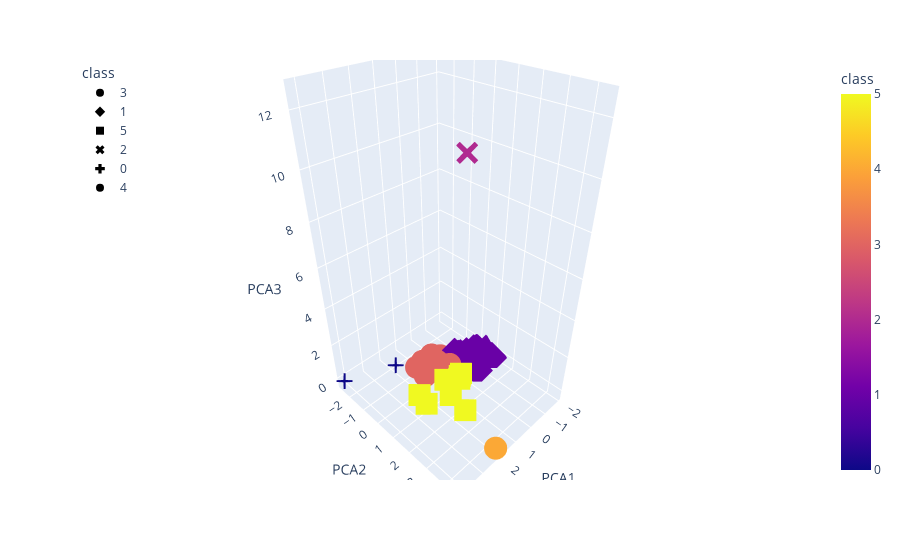

This figure's notebook cell:
### Markdown cell above
### Visualization

### Code cell
# Create a 3D-Scatter with the PCA data and the clusters
fig = px.scatter_3d(
    coin_class,
    x="PCA1",
    y="PCA2",
    z="PCA3",
    hover_name='name',
    hover_data= ['p_change_30d', 'p_change_60d', 'p_change_200d', 'p_change_1y', 'market_cap_usd'],
    color="class",
    symbol="class",
)
fig.update_layout(legend=dict(x=0, y=1))
fig.show()

### Figure 1 — Plotly figure (JSON) as saved in the notebook; plotly's stock layout.template omitted (floating-point values rounded to 4 significant figures; data arrays with more than 128 entries replaced by an {"elided": "..."} marker saying what was removed)
{"data": [{"customdata": {"elided": "32x5 float values"}, "hovertemplate": "<b>%{hovertext}</b><br><br>class=%{marker.color}<br>PCA1=%{x}<br>PCA2=%{y}<br>PCA3=%{z}<br>p_change_30d=%{customdata[0]}<br>p_change_60d=%{customdata[1]}<br>p_change_200d=%{customdata[2]}<br>p_change_1y=%{customdata[3]}<br>market_cap_usd=%{customdata[4]}<extra></extra>", "hovertext": ["Bitcoin", "Tether", "XRP", "Binance USD", "Crypto.com Coin", "TerraUSD", "Dai", "Litecoin", "TRON", "FTX Token", "Lido Staked Ether", "Decentraland", "Hedera", "Ethereum Classic", "Elrond", "Theta Network", "ECOMI", "cETH", "cDAI", "Frax", "cUSDC", "Flow", "Maker", "Huobi BTC", "NEO", "KuCoin Token", "Huobi Token", "TrueUSD", "Celsius Network", "NEXO", "Synthetix Network Token", "NEM"], "legendgroup": "3", "marker": {"color": [3, 3, 3, 3, 3, 3, 3, 3, 3, 3, 3, 3, 3, 3, 3, 3, 3, 3, 3, 3, 3, 3, 3, 3, 3, 3, 3, 3, 3, 3, 3, 3], "coloraxis": "coloraxis", "symbol": "circle"}, "mode": "markers", "name": "3", "scene": "scene", "showlegend": true, "type": "scatter3d", "x": [0.5193, 0.5647, 0.9182, 0.5656, 0.8537, 0.5642, 0.5557, -0.1287, -0.0658, 1.329, -0.1653, 1.402, 0.379, 0.382, -0.06689, 0.2475, 0.1169, -0.1838, 0.5761, 0.5178, 0.5751, 0.03498, 0.02364, 0.4322, 0.3935, 0.4864, 0.5244, 0.5555, 0.5029, 0.1407, 0.3225, 0.141], "y": [-0.8076, -0.7912, -0.9949, -0.7946, -0.3057, -0.7926, -0.7882, -0.4022, -0.5014, -0.962, -0.385, -0.2973, -0.5539, -0.8284, -0.2919, -0.6666, -0.01039, -0.3791, -0.7949, -0.7626, -0.7935, -0.741, -0.5831, -0.7532, -0.8077, -0.4711, -0.7856, -0.7873, -0.9939, -0.4676, -0.7202, -0.6776], "z": [0.1646, -0.169, -0.09304, -0.1815, -0.122, -0.1728, -0.1761, -0.1659, -0.1782, -0.1656, -0.182, -0.1648, -0.1761, -0.1626, -0.1691, -0.1754, -0.1674, -0.177, -0.1747, -0.1831, -0.1753, -0.1797, -0.1771, -0.1543, -0.1671, -0.1337, -0.1543, -0.1835, -0.1765, -0.1778, -0.1782, -0.1725]}, {"customdata": {"elided": "35x5 float values"}, "hovertemplate": "<b>%{hovertext}</b><br><br>class=%{marker.color}<br>PCA1=%{x}<br>PCA2=%{y}<br>PCA3=%{z}<br>p_change_30d=%{customdata[0]}<br>p_change_60d=%{customdata[1]}<br>p_change_200d=%{customdata[2]}<br>p_change_1y=%{customdata[3]}<br>market_cap_usd=%{customdata[4]}<extra></extra>", "hovertext": ["BNB", "Cardano", "Solana", "Terra", "Polkadot", "Polygon", "Chainlink", "Algorand", "Bitcoin Cash", "Stellar", "Uniswap", "Axie Infinity", "VeChain", "Filecoin", "The Graph", "Helium", "IOTA", "Aave", "Harmony", "BitTorrent [OLD]", "Enjin Coin", "Quant", "Arweave", "Stacks", "Kusama", "Zcash", "Amp", "THORChain", "Basic Attention Token", "Celo", "Curve DAO Token", "Loopring", "Chiliz", "Dash", "Waves"], "legendgroup": "1", "marker": {"color": [1, 1, 1, 1, 1, 1, 1, 1, 1, 1, 1, 1, 1, 1, 1, 1, 1, 1, 1, 1, 1, 1, 1, 1, 1, 1, 1, 1, 1, 1, 1, 1, 1, 1, 1], "coloraxis": "coloraxis", "symbol": "diamond"}, "mode": "markers", "name": "1", "scene": "scene", "showlegend": true, "type": "scatter3d", "x": [-0.3873, -0.5111, -1.45, -0.5197, -0.9877, -0.5454, -0.7868, -1.277, -0.5247, -0.4289, -1.496, -0.9715, -0.9897, -1.513, -0.5707, -0.6045, -0.6578, -0.7027, -0.9649, -1.92, -0.5545, -0.9736, -0.9605, -1.143, -1.837, -0.3733, -1.397, -1.336, -0.8782, -1.323, -1.48, -1.633, -0.6218, -0.702, -1.54], "y": [-0.1778, -0.1077, 0.8959, 1.161, 0.2528, 0.1294, 0.1501, 0.3623, -0.3165, -0.2575, 0.3884, 0.1905, 0.02533, 0.1923, -0.1776, 0.133, -0.03858, 0.008073, 0.8387, 0.5549, 0.02103, 0.06525, 0.6824, 0.2862, 0.5885, -0.2513, 0.1203, 0.2509, 0.0987, 0.4993, 0.727, 1.077, -0.1294, -0.09737, 0.2375], "z": [0.08673, -0.1331, -0.1314, -0.1709, -0.1448, -0.1434, -0.1576, -0.1742, -0.1586, -0.1537, -0.1557, -0.1556, -0.1584, -0.1798, -0.1769, -0.1767, -0.1716, -0.1704, -0.1715, -0.1576, -0.1671, -0.1814, -0.1825, -0.1805, -0.1772, -0.181, -0.1804, -0.1796, -0.1736, -0.1799, -0.1759, -0.1756, -0.1708, -0.1697, -0.1759]}, {"customdata": [[3.625, -14.32, 638.7, 151.9, 23513140117], [-43.18, 35.42, 389.8, 187.6, 7271491454], [-36.69, 47.96, 725.3, 1097.0, 5300297896], [-12.26, -13.78, 555.1, 1704.0, 4670427937], [3.961, -24.58, 1479.0, 2405.0, 2579207428], [-27.74, 72.8, 769.1, 225.8, 1656181430], [-39.59, 23.93, 306.5, 219.3, 1101803382], [-24.86, 73.85, 532.8, 194.1, 1093429921]], "hovertemplate": "<b>%{hovertext}</b><br><br>class=%{marker.color}<br>PCA1=%{x}<br>PCA2=%{y}<br>PCA3=%{z}<br>p_change_30d=%{customdata[0]}<br>p_change_60d=%{customdata[1]}<br>p_change_200d=%{customdata[2]}<br>p_change_1y=%{customdata[3]}<br>market_cap_usd=%{customdata[4]}<extra></extra>", "hovertext": ["Avalanche", "Near", "Fantom", "The Sandbox", "Gala", "Frax Share", "Oasis Network", "Secret"], "legendgroup": "5", "marker": {"color": [5, 5, 5, 5, 5, 5, 5, 5], "coloraxis": "coloraxis", "symbol": "square"}, "mode": "markers", "name": "5", "scene": "scene", "showlegend": true, "type": "scatter3d", "x": [0.9311, 0.4415, 1.381, 0.3097, 1.528, 2.446, 0.155, 2.335], "y": [0.5259, 0.9226, 1.311, 0.824, 2.327, 0.9137, 0.7542, 0.345], "z": [-0.1627, -0.174, -0.1711, -0.158, -0.174, -0.1832, -0.1797, -0.1797]}, {"customdata": [[1.403, -0.7486, 394.3, 402200.0, 17077098096]], "hovertemplate": "<b>%{hovertext}</b><br><br>class=%{marker.color}<br>PCA1=%{x}<br>PCA2=%{y}<br>PCA3=%{z}<br>p_change_30d=%{customdata[0]}<br>p_change_60d=%{customdata[1]}<br>p_change_200d=%{customdata[2]}<br>p_change_1y=%{customdata[3]}<br>market_cap_usd=%{customdata[4]}<extra></extra>", "hovertext": ["Shiba Inu"], "legendgroup": "2", "marker": {"color": [2], "coloraxis": "coloraxis", "symbol": "x"}, "mode": "markers", "name": "2", "scene": "scene", "showlegend": true, "type": "scatter3d", "x": [3.891], "y": [4.292], "z": [12.52]}, {"customdata": [[51.71, 59.46, 92.2, 289.2, 5386082099], [26.41, 16.04, -31.02, 279.7, 1886178774]], "hovertemplate": "<b>%{hovertext}</b><br><br>class=%{marker.color}<br>PCA1=%{x}<br>PCA2=%{y}<br>PCA3=%{z}<br>p_change_30d=%{customdata[0]}<br>p_change_60d=%{customdata[1]}<br>p_change_200d=%{customdata[2]}<br>p_change_1y=%{customdata[3]}<br>market_cap_usd=%{customdata[4]}<extra></extra>", "hovertext": ["LEO Token", "Theta Fuel"], "legendgroup": "0", "marker": {"color": [0, 0], "coloraxis": "coloraxis", "symbol": "cross"}, "mode": "markers", "name": "0", "scene": "scene", "showlegend": true, "type": "scatter3d", "x": [4.182, 1.919], "y": [-2.606, -1.745], "z": [-0.1569, -0.1756]}, {"customdata": [[-7.17, -25.15, 2372.0, 1916.0, 1393874010]], "hovertemplate": "<b>%{hovertext}</b><br><br>class=%{marker.color}<br>PCA1=%{x}<br>PCA2=%{y}<br>PCA3=%{z}<br>p_change_30d=%{customdata[0]}<br>p_change_60d=%{customdata[1]}<br>p_change_200d=%{customdata[2]}<br>p_change_1y=%{customdata[3]}<br>market_cap_usd=%{customdata[4]}<extra></extra>", "hovertext": ["Kadena"], "legendgroup": "4", "marker": {"color": [4], "coloraxis": "coloraxis", "symbol": "circle"}, "mode": "markers", "name": "4", "scene": "scene", "showlegend": true, "type": "scatter3d", "x": [2.031], "y": [4.445], "z": [-0.1794]}], "layout": {"coloraxis": {"colorbar": {"title": {"text": "class"}}, "colorscale": [[0, "#0d0887"], [0.1111, "#46039f"], [0.2222, "#7201a8"], [0.3333, "#9c179e"], [0.4444, "#bd3786"], [0.5556, "#d8576b"], [0.6667, "#ed7953"], [0.7778, "#fb9f3a"], [0.8889, "#fdca26"], [1, "#f0f921"]]}, "legend": {"title": {"text": "class"}, "tracegroupgap": 0, "x": 0, "y": 1}, "margin": {"t": 60}, "scene": {"domain": {"x": [0, 1], "y": [0, 1]}, "xaxis": {"title": {"text": "PCA1"}}, "yaxis": {"title": {"text": "PCA2"}}, "zaxis": {"title": {"text": "PCA3"}}}}}
